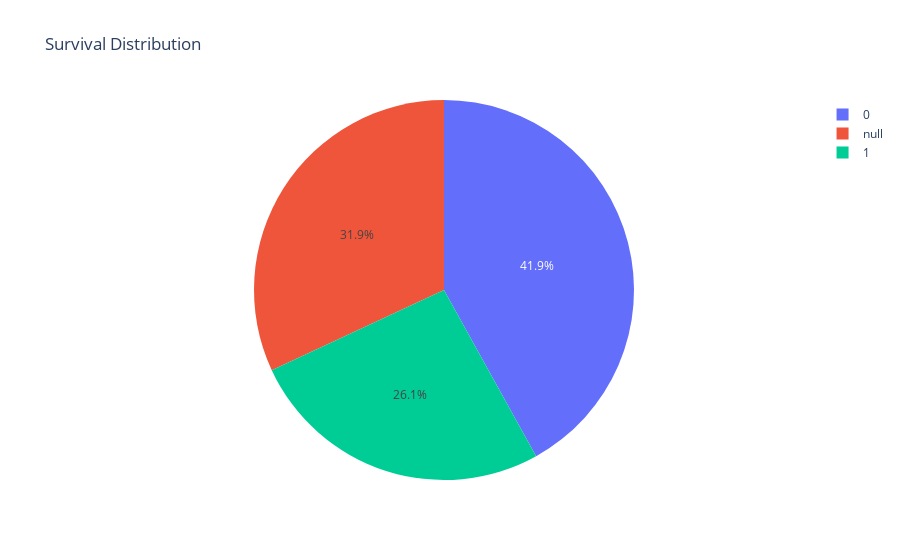

The notebook cell this image was saved under:
### Markdown cell above
График 7: Pie Chart

### Code cell
fig1 = px.pie(titanic_data, names='Survived', title='Survival Distribution')
fig1.show()

### Figure 1 — Plotly figure (JSON) as saved in the notebook; plotly's stock layout.template omitted (floating-point values rounded to 4 significant figures; data arrays with more than 128 entries replaced by an {"elided": "..."} marker saying what was removed)
{"data": [{"domain": {"x": [0, 1], "y": [0, 1]}, "hovertemplate": "Survived=%{label}<extra></extra>", "labels": {"elided": "1309 int values"}, "legendgroup": "", "name": "", "showlegend": true, "type": "pie"}], "layout": {"autosize": true, "legend": {"tracegroupgap": 0}, "title": {"text": "Survival Distribution"}}}
